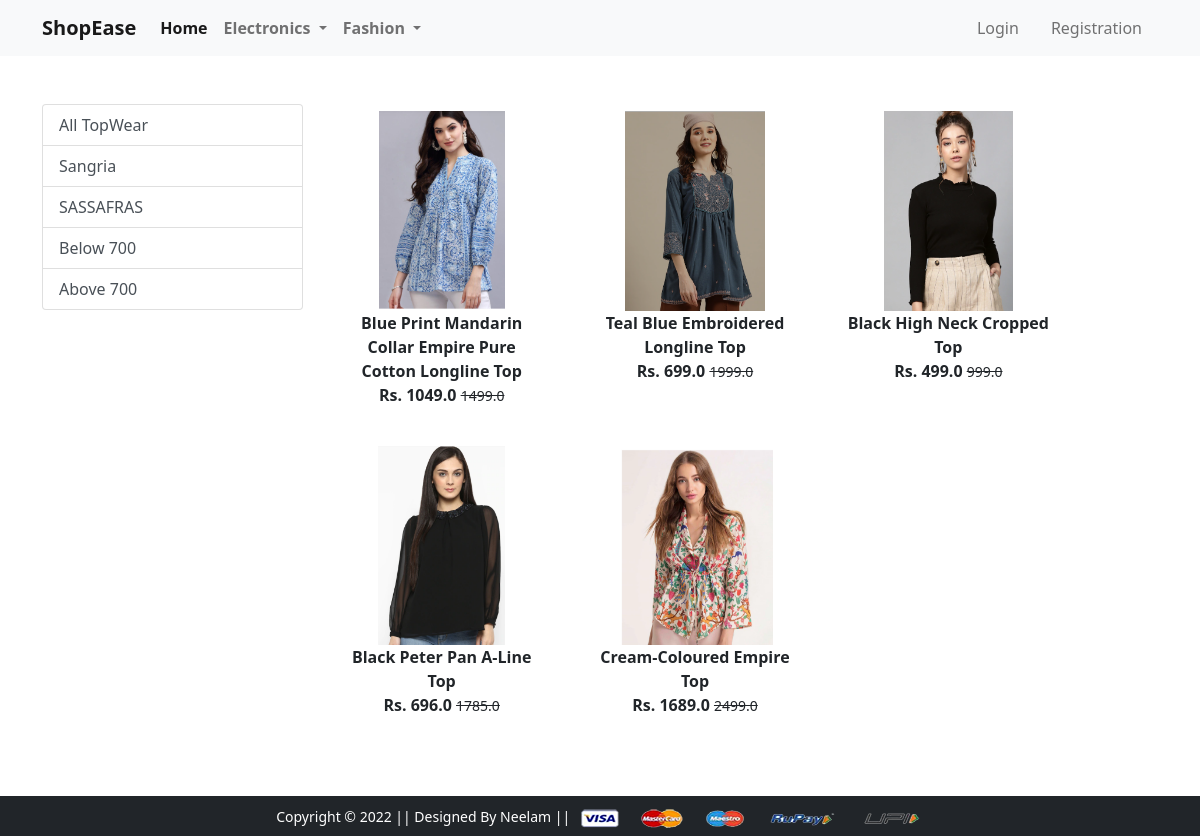
Screenshot of /topwear/ with the database file from the repository.
### app/models.py (models this page shows, shortened)
class Product(models.Model):
    title=models.CharField(max_length=200)
    selling_price=models.FloatField()
    discounted_price=models.FloatField()
    description=models.TextField()
    brand=models.CharField(max_length=200)
    category=models.CharField(choices=CATEGORY_CHOICES,max_length=2)
    product_image=models.ImageField(upload_to="productimg")

### app/views.py (the view, shortened to what this page needs)
# urls.py: path('topwear/', views.topwear, name='topwear'),
def topwear(request, data=None):
	totalitem = 0
	if data==None :
			topwears = Product.objects.filter(category='TW')
	elif data == 'Sangria' or data == 'SASSAFRAS' :
			topwears = Product.objects.filter(category='TW').filter(brand=data)
	elif data == 'below':
			topwears = Product.objects.filter(category='TW').filter(discounted_price__lt=700)
	elif data == 'above':
			topwears = Product.objects.filter(category='TW').filter(discounted_price__gt=700)
	return render(request, 'app/topwear.html', {'topwears':topwears,'totalitem':totalitem})

### app/templates/app/topwear.html (shortened to what this page needs)
{% extends 'app/base.html' %}
{% load static %}
{% block main-content %}
<div class="container my-5">
 <div class="row">
  <div class="col-sm-3">
   <div class="list-group">
     <a href="{% url 'topwear' %}" class="list-group-item list-group-item-action" aria-current="true">All TopWear</a>
     <a href="{% url 'topweardata' 'Sangria'  %}" class="list-group-item list-group-item-action" aria-current="true">Sangria</a>
     <a href="{% url 'topweardata' 'SASSAFRAS'  %}" class="list-group-item list-group-item-action">SASSAFRAS</a>
     <a href="{% url 'topweardata' 'below'  %}" class="list-group-item list-group-item-action">Below 700</a>
     <a href="{% url 'topweardata' 'above'  %}" class="list-group-item list-group-item-action">Above 700</a>
   </div>
  </div>
  <div class="col-sm-8">
   <div class="row">
    {% for product in topwears %}
     <div class="col-sm-4 text-center mb-4">
      <a href="{% url 'product-detail' product.id %}" class="btn">
       <div class="item">
        <img src="{{product.product_image.url}}" alt="" height="200" class="">
        <div class="fw-bold">{{product.title}}</div>
        <div class="fw-bold">Rs. {{product.discounted_price}} <small class="fw-light text-decoration-line-through">{{product.selling_price}}</small></div>
       </div>
      </a>
     </div>
    {% endfor %}
   </div>
  </div>
 </div>
</div>
{% endblock main-content %}

### rows the page displays
Product: product_image (picture), title "Blue Print Mandarin Collar Empire Pure Cotton Longline Top", discounted_price "1049.0", selling_price "1499.0"
Product: product_image (picture), title "Teal Blue Embroidered Longline Top", discounted_price "699.0", selling_price "1999.0"
Product: product_image (picture), title "Black High Neck Cropped Top", discounted_price "499.0", selling_price "999.0"
Product: product_image (picture), title "Black Peter Pan A-Line Top", discounted_price "696.0", selling_price "1785.0"
Product: product_image (picture), title "Cream-Coloured Empire Top", discounted_price "1689.0", selling_price "2499.0"
